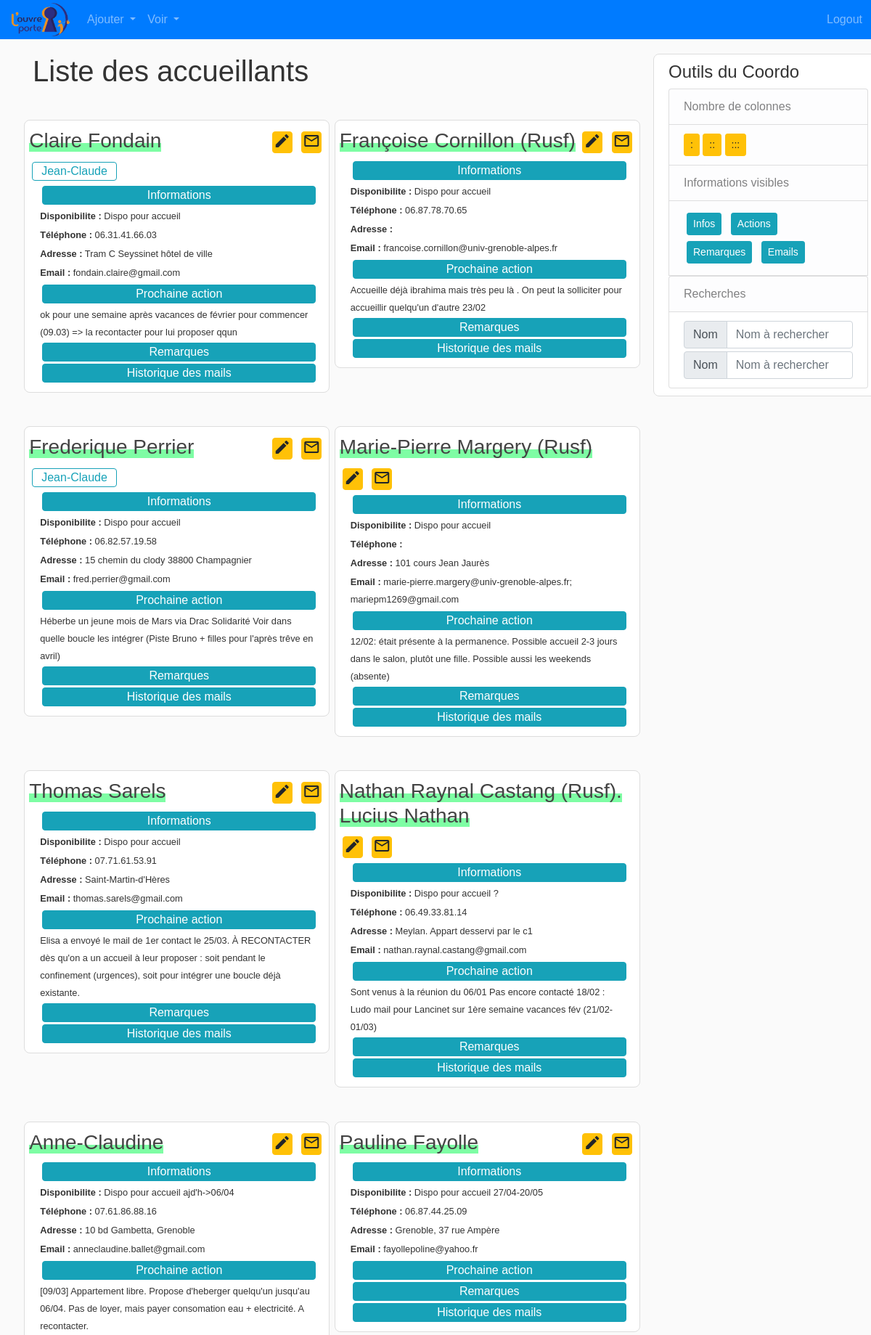
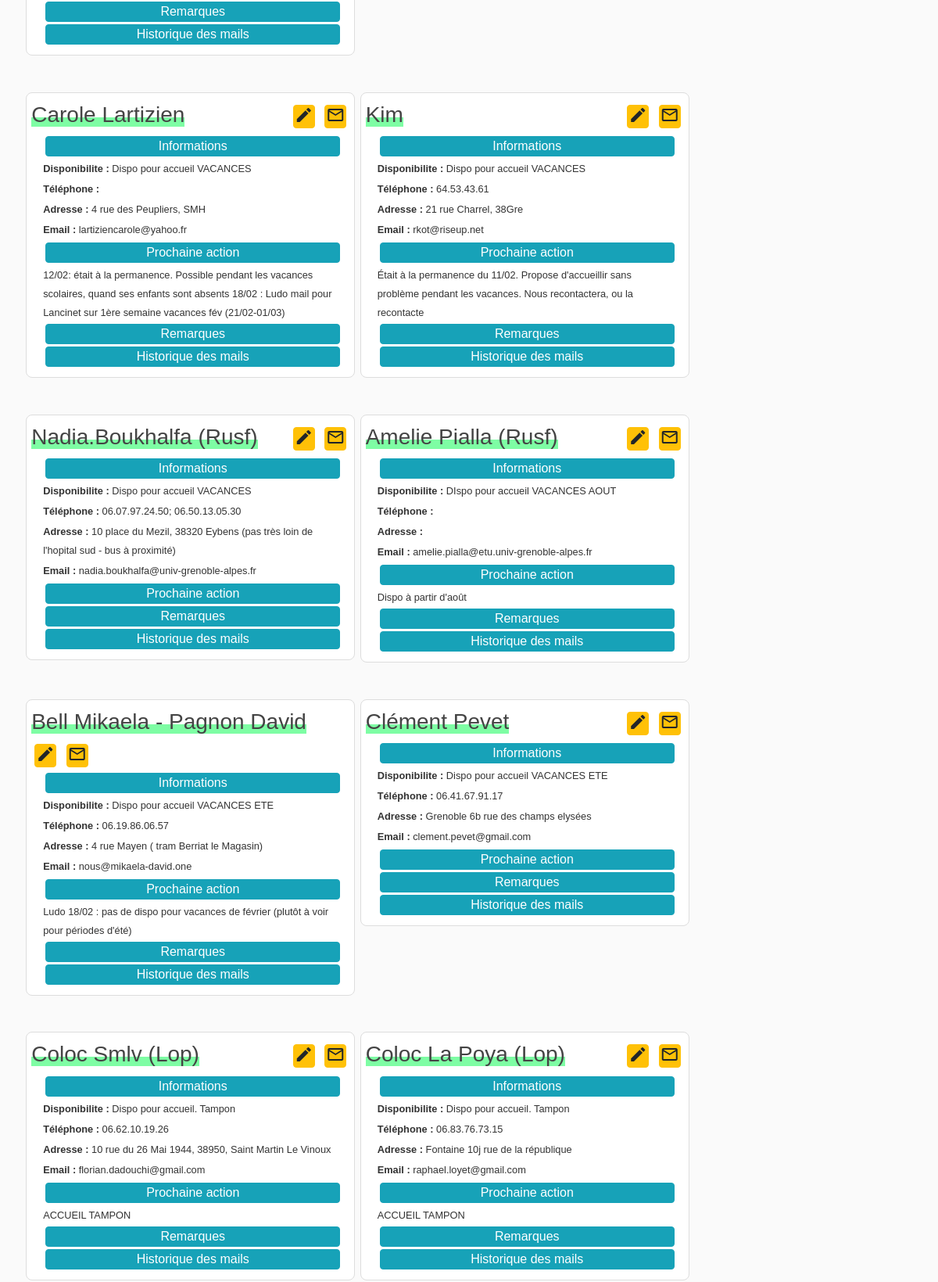
The page /liste_accueillants (signed in, upper part) on the database its author committed (2 pictures, top to bottom).
### flask_app/models.py (models this page shows, shortened)
class Accueillant(db.Model):
    __tablename__ = 'accueillants'
    id = db.Column(db.Integer, primary_key=True)
    disponibilite = db.Column(db.String(120), unique=False, nullable=True)
    nom = db.Column(db.String(120), unique=True, nullable=False)
    tel = db.Column(db.String(120), unique=False, nullable=True)
    adresse = db.Column(db.String(120), unique=False, nullable=True)
    email = db.Column(db.String(120), unique=False, nullable=True)
    next_action = db.Column(db.Text, unique=False, nullable=True)
    remarques = db.Column(db.Text, unique=False, nullable=True)
    sejours = db.relationship('Sejour', backref='infos')
    accueillis = db.relationship("Accueilli",
                                 secondary='accueils',
                                 backref=db.backref('accueillants'))

class Accueilli(db.Model):
    __tablename__ = 'accueillis'
    id = db.Column(db.Integer, primary_key=True)
    nom = db.Column(db.String(120), unique=True, nullable=False)
    email = db.Column(db.String(120), unique=False, nullable=True)
    tel = db.Column(db.String(120), unique=False, nullable=True)
    remarques = db.Column(db.Text, unique=False, nullable=True)

### flask_app/accueillants/routes.py (the view)
@accueillants.route('/liste_accueillants')
@login_required
def liste_accueillants():
    liste_accueillants = Accueillant.query.all()
    dict_emails = get_conversations(Email_OP.query.distinct())
    return render_template('liste_accueillants.html',
                           accueillants=liste_accueillants,
                           emails=dict_emails,
                           title="Accueillants")

### flask_app/accueillants/utils_mailer.py (called while the page is built)
def get_conversations(mails_roundcube):
    liste_receivers_deep = [mail.to_ for mail in mails_roundcube]
    liste_receivers_flat = [
        receiver for tuple_ in liste_receivers_deep for receiver in tuple_]
    liste_emails = [mail.from_ for mail in mails_roundcube] + \
        liste_receivers_flat
    mail_Dict = {k: [mail for mail in mails_roundcube if (mail.from_ == k or k in mail.to_)]
                 for k in set(liste_emails)}
    mail_Dict_sorted = {k: sorted(v, key=lambda x: x.date_, reverse=True)
                        for k, v in mail_Dict.items()}
    return mail_Dict_sorted

### flask_app/models.py (called while the page is built)
@login_manager.user_loader
def load_coordinateur(coordo_id):
    return Coordinateur.query.get(int(coordo_id))

### flask_app/templates/liste_accueillants.html
{% extends "layout_logged_in.html" %}
{% block content %}
<h1>Liste des accueillants</h1>
<div class="gestion row">
    {% for accueillant in accueillants %}
    {% include 'accueillants.html' %}
    {% endfor %}
</div>
{% endblock content %}

### flask_app/templates/accueillants.html (shortened to what this page needs)
<div id="{{ accueillant.id }}" class="wrapper col-md-12 col-lg-6">
    <article class="media-custom content-section ">
        <div class="media-body">
            <div class="en-tete row">
                <h3 class="article-title "> <span class="title-custom"> {{ accueillant.nom }} </span> </h3>
                <div class="">
                    <a href="{{ url_for('accueillants.update_accueillant', acc_id=accueillant.id) }}"
                        class="btn btn-warning btn-custom m-1 py-0" role="button" style="font-size: 0.5em;"
                        aria-pressed="true">
                        <i class="material-icons orange600">edit</i>
                    </a>
                    <a href="{{ url_for('accueillants.email_accueillant', acc_id=accueillant.id) }}"
                        class="btn btn-warning btn-custom m-1 py-0" role="button" style="font-size: 0.5em;"
                        aria-pressed="true">
                        <i class="material-icons orange600 md-18">mail_outline</i>
                    </a>
                </div>
            </div>
            <div class="row">
                {% for a in accueillant.accueillis %}
                <a href="{{ url_for('boucles_accueil.boucle', acc_id=a.id) }}"
                    class="btn btn-outline-info btn-xs m-1 py-0">{{ a.nom }}</a>
                {% endfor%}
            </div>
            <div class="infos_accueillants">
                <button type="button" class="btn btn-info btn-block btn-collapse-custom" data-toggle="collapse"
                    data-target="#info-{{accueillant.id}}">Informations</button>
                <div id="info-{{accueillant.id}}" class="collapse show">
                    <div class="row">
                        <p class="p-custom col-lg-12"><small> <b>Disponibilite :</b>
                                {{ accueillant.disponibilite }}</small></p>
                        <p class="p-custom col-lg-12"><small> <b>Téléphone :</b> {{ accueillant.tel }}</small></p>
                        <p class="p-custom col-lg-12"><small> <b>Adresse :</b> {{ accueillant.adresse }} </small>
                        </p>
                        <p class="p-custom col-lg-12"><small> <b>Email :</b> {{ accueillant.email }}</small></p>
                    </div>
                </div>
            </div>
            <div class="infos_actions">
                <button type="button" class="btn btn-info btn-block btn-collapse-custom" data-toggle="collapse"
                    data-target="#action-{{accueillant.id}}">Prochaine action</button>
                <div id="action-{{accueillant.id}}" class="collapse show">
                    <small>{{ accueillant.next_action }}</small>
                </div>
            </div>
            <div class="infos_remarques">
                <button type="button" class="btn btn-info btn-block btn-collapse-custom" data-toggle="collapse"
                    data-target="#remarque-{{accueillant.id}}">Remarques</button>
            </div>
            <div class="infos_mails">
                <button type="button" class="btn btn-info btn-block btn-collapse-custom" data-toggle="collapse"
                    data-target="#emails-{{accueillant.id}}">Historique des mails</button>
                </div>
            </div>
    </article>
</div>

### flask_app/static/main.css (style rules this page uses)
body { background: #fafafa; color: #333333; font-family: Verdana, Geneva, sans-serif !important; }
h1 { margin-top: 20px; margin-bottom: 20px; }
.content-section { background: #ffffff; border-radius: 8px; border: 1px solid #dddddd; padding: 10px 20px; margin-bottom: 20px; margin-top: 20px; }
.article-title { color: #444444; }
.title-custom { background-image: linear-gradient(#fff 60%, #00fb4b81 55%); }
.btn-collapse-custom { margin: 3px; padding: 0; }
.p-custom { margin-bottom: 2px; }
.media-body { margin: 1px; }
.wrapper { padding: 0.2rem; }
.en-tete { display: flex; justify-content: space-between; align-items: flex-start; }
.btn-custom { width: 1.75rem; padding: 1px; }

### rows shown on the page
Accueillant: nom "Claire Fondain", disponibilite "Dispo pour accueil", tel "06.31.41.66.03", adresse "Tram C Seyssinet hôtel de ville", email "fondain.claire@gmail.com", next_action "ok pour une semaine après vacances de février pour commencer (09.03) => la recontacter pour lui proposer qqun"
Accueilli: nom "Jean-Claude"
Accueillant: nom "Françoise Cornillon (Rusf)", disponibilite "Dispo pour accueil", tel "06.87.78.70.65", email "francoise.cornillon@univ-grenoble-alpes.fr", next_action "Accueille déjà ibrahima mais très peu là . On peut la solliciter pour accueillir quelqu'un d'autre 23/02"
Accueillant: nom "Frederique Perrier", disponibilite "Dispo pour accueil", tel "06.82.57.19.58", adresse "15 chemin du clody 38800 Champagnier", email "fred.perrier@gmail.com", next_action "Héberbe un jeune mois de Mars via Drac Solidarité Voir dans quelle boucle les intégrer (Piste Bruno + filles pour l'après trêve en avril)"
Accueillant: nom "Marie-Pierre Margery (Rusf)", disponibilite "Dispo pour accueil", adresse "101 cours Jean Jaurès", email "marie-pierre.margery@univ-grenoble-alpes.fr; mariepm1269@gmail.com", next_action "12/02: était présente à la permanence. Possible accueil 2-3 jours dans le salon, plutôt une fille. Possible aussi les weekends (absente)"
Accueillant: nom "Thomas Sarels", disponibilite "Dispo pour accueil", tel "07.71.61.53.91", adresse "Saint-Martin-d'Hères", email "thomas.sarels@gmail.com", next_action "Elisa a envoyé le mail de 1er contact le 25/03. À RECONTACTER dès qu'on a un accueil à leur proposer : soit pendant le confinement (urgences), soit pour intégrer une boucle déjà existante."
Accueillant: nom "Nathan Raynal Castang (Rusf). Lucius Nathan", disponibilite "Dispo pour accueil ?", tel "06.49.33.81.14", adresse "Meylan. Appart desservi par le c1", email "nathan.raynal.castang@gmail.com", next_action "Sont venus à la réunion du 06/01 Pas encore contacté 18/02 : Ludo mail pour Lancinet sur 1ère semaine vacances fév (21/02-01/03)"
Accueillant: nom "Anne-Claudine", disponibilite "Dispo pour accueil ajd'h->06/04", tel "07.61.86.88.16", adresse "10 bd Gambetta, Grenoble", email "anneclaudine.ballet@gmail.com", next_action "[09/03] Appartement libre. Propose d'heberger quelqu'un jusqu'au 06/04. Pas de loyer, mais payer consomation eau + electricité. A recontacter."
Accueillant: nom "Pauline Fayolle", disponibilite "Dispo pour accueil 27/04-20/05", tel "06.87.44.25.09", adresse "Grenoble, 37 rue Ampère", email "fayollepoline@yahoo.fr"
Accueillant: nom "Carole Lartizien", disponibilite "Dispo pour accueil VACANCES", adresse "4 rue des Peupliers, SMH", email "lartiziencarole@yahoo.fr", next_action "12/02: était à la permanence. Possible pendant les vacances scolaires, quand ses enfants sont absents 18/02 : Ludo mail pour Lancinet sur 1ère semaine vacances fév (21/02-01/03)"
Accueillant: nom "Kim", disponibilite "Dispo pour accueil VACANCES", tel "64.53.43.61", adresse "21 rue Charrel, 38Gre", email "rkot@riseup.net", next_action "Était à la permanence du 11/02. Propose d'accueillir sans problème pendant les vacances. Nous recontactera, ou la recontacte"
Accueillant: nom "Nadia.Boukhalfa (Rusf)", disponibilite "Dispo pour accueil VACANCES", tel "06.07.97.24.50; 06.50.13.05.30", adresse "10 place du Mezil, 38320 Eybens (pas très loin de l'hopital sud - bus à proximité)", email "nadia.boukhalfa@univ-grenoble-alpes.fr"
Accueillant: nom "Amelie Pialla (Rusf)", disponibilite "DIspo pour accueil VACANCES AOUT", email "amelie.pialla@etu.univ-grenoble-alpes.fr", next_action "Dispo à partir d'août"
Accueillant: nom "Bell Mikaela - Pagnon David", disponibilite "Dispo pour accueil VACANCES ETE", tel "06.19.86.06.57", adresse "4 rue Mayen ( tram Berriat le Magasin)", email "nous@mikaela-david.one", next_action "Ludo 18/02 : pas de dispo pour vacances de février (plutôt à voir pour périodes d'été)"
Accueillant: nom "Clément Pevet", disponibilite "Dispo pour accueil VACANCES ETE", tel "06.41.67.91.17", adresse "Grenoble 6b rue des champs elysées", email "clement.pevet@gmail.com"
Accueillant: nom "Coloc Smlv (Lop)", disponibilite "Dispo pour accueil. Tampon", tel "06.62.10.19.26", adresse "10 rue du 26 Mai 1944, 38950, Saint Martin Le Vinoux", email "florian.dadouchi@gmail.com", next_action "ACCUEIL TAMPON"
Accueillant: nom "Coloc La Poya (Lop)", disponibilite "Dispo pour accueil. Tampon", tel "06.83.76.73.15", adresse "Fontaine 10j rue de la république", email "raphael.loyet@gmail.com", next_action "ACCUEIL TAMPON"
